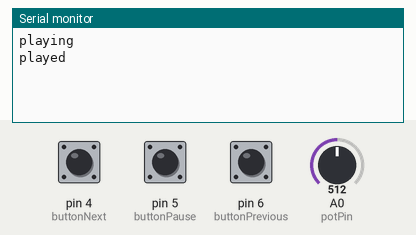
A sketch run on a simulated Arduino Nano, built with avr-gcc and run on an emulated ATmega328P. Parts: the last lines printed to the serial monitor. Inputs (shaded band) come from the test bench; at power-on: pin 6 (buttonPrevious) HIGH, pin 4 (buttonNext) HIGH, pin 5 (buttonPause) HIGH, A0 (potPin) = 512.

Above: at 3.1 s.
3.2 s: pin 6 (buttonPrevious) pulled LOW for 0.2 s
At 4.2 s:
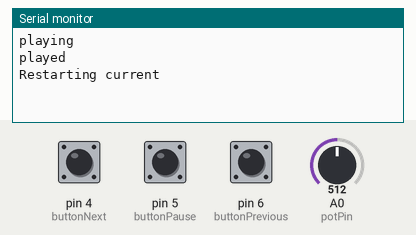
4.9 s: pin 6 (buttonPrevious) pulled LOW for 1 s
At 6.9 s:
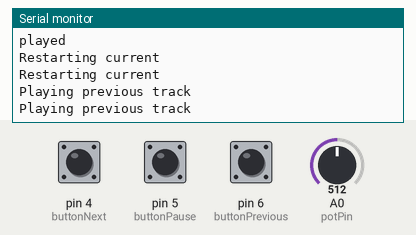

Measured:
- after the input at 3.2 s, the serial monitor: prints a new line at once (image 1)
- after the input at 4.9 s, the serial monitor: prints a new line after 0.58 s (image 2)

The sketch:

nano_dfplayer_bt_2.ino
```cpp
/////////////////////////////////////////////
// using basic nano with no BLE
// uses old bootloader
// pins:
//  D11 to DF player RX via 1k resistor
//  D10 to TX player
// 5v to VCC
// GND to GND
// speakers cables  +/-
//
// 10k pot connected to A0, GND and 5V
// example of potentiometer at https://forum.arduino.cc/t/dfplayer-mini-volume-control-with-potentiometer/630524
//
// Bluetooth based on example from:
// https://www.mediafire.com/file/ch0b8crf53gtfq5/test_AT_cmd.rar/file
/////////////////////////////////////


///              MP3 PLAYER PROJECT
/// http://educ8s.tv/arduino-mp3-player/
//////////////////////////////////////////

#include <EEPROM.h>
#include "SoftwareSerial.h"
SoftwareSerial mySerial(10, 11); //not using TX and RX pins but 10 is for RX and 11 for TX

SoftwareSerial Bluetooth(2, 3);

// MP3 commands
# define Start_Byte 0x7E
# define Version_Byte 0xFF
# define Command_Length 0x06
# define End_Byte 0xEF
# define Acknowledge 0x00 //Returns info with command 0x41 [0x01: info, 0x00: no info]

# define ACTIVATED LOW

// set up buttons / pins
int buttonNext = 4;
int buttonPause = 5;
int buttonPrevious = 6;

const byte potPin = A0;
int  analogValue = 0; // get value from pot
byte volumeLevel = 0;

boolean isPlaying = false;
int vol = 20;
int volOffset = 0;

unsigned long prevMillis;
//char c = ' ';


void setup () {

  // pin config
  pinMode(buttonPause, INPUT);
  digitalWrite(buttonPause,HIGH);
  pinMode(buttonNext, INPUT);
  digitalWrite(buttonNext,HIGH);
  pinMode(buttonPrevious, INPUT);
  digitalWrite(buttonPrevious,HIGH);

  mySerial.begin (9600);
  Serial.begin(115200);
  Bluetooth.begin(38400);

  prevMillis = millis();

  delay(1000);
  Serial.println("playing");
  // start playing
  playFirst();
  Serial.println("played");

  isPlaying = true;


}


void loop () {

 setVolume();

 if (digitalRead(buttonPause) == ACTIVATED)
  {

    if(isPlaying)
    {
      pause();
      isPlaying = false;
    }else
    {
      isPlaying = true;
      play();
    }

  }


 if (digitalRead(buttonNext) == ACTIVATED)
  {

    if(isPlaying)
    {
      playNext();
    }

  }

   if (digitalRead(buttonPrevious) == ACTIVATED)
  {
    if(isPlaying)
    {
      playPrevious();
    }
  }
}

void playFirst()
{
  execute_CMD(0x3F, 0, 0);
  delay(250);
  setVolume();
  delay(250);
  execute_CMD(0x11,0,1);
  delay(250);
}

void pause()
{
  execute_CMD(0x0E,0,0);
  delay(100);
}

void play()
{
  execute_CMD(0x0D,0,1);
  delay(100);
}

void playNext()
{

  execute_CMD(0x01,0,1);
  delay(100);
}

//API behaviour to jump t the previous track
//to allow the user to get to the start of the current track, if its the first time the previous button is clicked
//go to the start of the track by skipping back then forward
//if the user clicks twice or more in quick succession just skip back
void playPrevious()
{

  bool replayTrack = false;
  unsigned long curMillis = millis();

  if (curMillis - prevMillis > 1500)
  {
    replayTrack = true;
  }

  prevMillis = curMillis;

  //play previous track
  execute_CMD(0x02,0,1);

  if (replayTrack)
  {
    Serial.println("Restarting current");
    //if replay track, jump forward to te start of what was the current track
    delay(100);
    playNext();
  }
  else {
    Serial.println("Playing previous track");
  }
  delay(100);
}

//automatically dial the volume down to zero over 10 seconds using the adjustment
void volumeToZero()
{
  //grab starting volume
  int startVol = vol;

  //incrementally reduce the volume every second
  for (int i=1; i<=10; i++)
  {
    volOffset = i*(startVol/-10);
    setVolume();
    delay(1000);
  }

  //reset the offset
  volOffset = 0;
}

//when user falls asleeep or criteria met for auto shut-off, gradually decrease volume and pause
void autoPause()
{
  volumeToZero();
  if(isPlaying)
  {
    pause();
    isPlaying = false;
  }
}

void setVolume()
{
  analogValue = analogRead(potPin); // get value from pot
  vol = map(analogValue, 0, 1023, 0, 30);   //scale the pot value and volume level

  //use max of 0 and the current adjusted volume
  execute_CMD(0x06, 0, max(vol + volOffset, 0)); // Set the volume (0x00~0x30)
  delay(150);
}

void execute_CMD(byte CMD, byte Par1, byte Par2)
// Excecute the command and parameters
{
  // Calculate the checksum (2 bytes)
  word checksum = -(Version_Byte + Command_Length + CMD + Acknowledge + Par1 + Par2);
  // Build the command line
  byte Command_line[10] = { Start_Byte, Version_Byte, Command_Length, CMD, Acknowledge,
  Par1, Par2, highByte(checksum), lowByte(checksum), End_Byte};
  //Send the command line to the module
  for (byte k=0; k<10; k++)
  {
    mySerial.write( Command_line[k]);
  }
}
```
